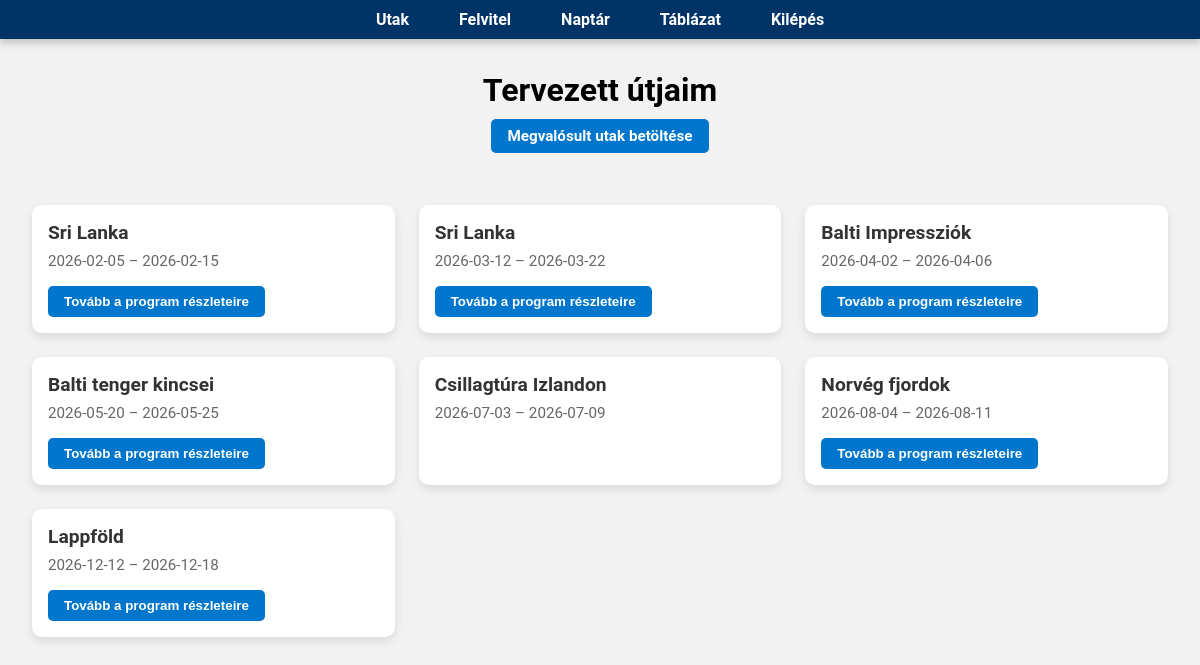
Page /trips.php on the committed database.
### tables this page shows
CREATE TABLE `reservations` (
  `id` int NOT NULL AUTO_INCREMENT,
  `user_id` int DEFAULT NULL,
  `destination` varchar(100) NOT NULL,
  `image` varchar(255) DEFAULT NULL,
  `notes` text,
  `start_date` date NOT NULL,
  `end_date` date NOT NULL,
  `days` int NOT NULL,
  `time_stamp` timestamp NOT NULL DEFAULT CURRENT_TIMESTAMP ON UPDATE CURRENT_TIMESTAMP,
  PRIMARY KEY (`id`),
  KEY `user_id` (`user_id`),
  CONSTRAINT `reservations_ibfk_1` FOREIGN KEY (`user_id`) REFERENCES `travelusers` (`id`)
);

### trips.php (the view, shortened to what this page needs)
<?php
$monthStart = date('Y-m-01');
$includePast = isset($_GET['prev']) && $_GET['prev'] == '1';
require 'connect.php';
if ($includePast) {
    $sql = "SELECT * FROM reservations
            ORDER BY start_date ASC";
} else {
    $sql = "SELECT * FROM reservations
            WHERE end_date >= '{$monthStart}'
            ORDER BY start_date ASC";
}
$result = $conn->query($sql);
$reservations = [];
if ($result && $result->num_rows > 0) {
    while ($row = $result->fetch_assoc()) {
        $reservations[] = $row;
    }
}
$self = htmlspecialchars($_SERVER['PHP_SELF'], ENT_QUOTES, 'UTF-8');
?>
<!DOCTYPE html>
<html lang="hu">
<head>
    <link rel="stylesheet" href="css/nav.css">
    <link rel="stylesheet" href="css/trips.css">
</head>
<body>
<?php include 'nav.php'; ?>
<h1 style="text-align:center; margin-top: 2rem;">Tervezett útjaim</h1>
<div class="toolbar">
    <a href="<?= $self ?>?prev=1" class="btn">
        Megvalósult utak betöltése
    </a>
</div>
<div class="container">
    <?php if (empty($reservations)): ?>
        <p style="text-align:center; margin-top:2rem;">Jelenleg nincs megjeleníthető út a választott időszakban.</p>
    <?php else: ?>
        <?php foreach ($reservations as $trip): ?>
            <div class="card">
                <div class="card-content">
                    <div class="trip-title"><?= htmlspecialchars($trip['destination']) ?></div>
                    <div class="trip-date">
                        <?= htmlspecialchars($trip['start_date']) ?> – <?= htmlspecialchars($trip['end_date']) ?>
                    </div>
                    <?php if (!empty($trip['notes'])): ?>
                        <a href="<?= htmlspecialchars($trip['notes']) ?>" target="_blank" rel="noopener">
                            <button class="details-button">Tovább a program részleteire</button>
                        </a>
                    <?php endif; ?>
                </div>
            </div>
        <?php endforeach; ?>
    <?php endif; ?>
</div>
</body>
</html>

### css/nav.css (style rules this page uses)
* { margin:0; padding:0 }

### css/trips.css (style rules this page uses)
body { font-family: Roboto, sans-serif; margin: 0; padding: 0; background-color: #f2f2f2; }
.container { max-width: 1200px; margin: auto; padding: 2rem; display: grid; grid-template-columns: repeat(auto-fit, minmax(300px, 1fr)); gap: 1.5rem; }
.details-button { margin-top: 1rem; padding: 0.5rem 1rem; background-color: #0077cc; color: white; border: none; border-radius: 5px; cursor: pointer; font-weight: bold; transition: background-color 0.3s ease; }
.toolbar { margin: 10px auto 20px; display: flex; gap: 10px; flex-wrap: wrap; justify-content: center; }
.btn, .btn-outline { padding: 0.5rem 1rem; border-radius: 5px; text-decoration: none; font-weight: 600; font-size: 0.95rem; }
.btn { background-color: #0077cc; color: #fff; }
.card { background-color: white; border-radius: 10px; overflow: hidden; box-shadow: 0 4px 10px rgba(0,0,0,0.1); transition: transform 0.3s; }
.card-content { padding: 1rem; }
.trip-title { font-size: 1.2rem; font-weight: bold; margin-bottom: 0.5rem; color: #333; }
.trip-date { font-size: 0.95rem; color: #666; }

### rows in the picture
reservations: destination "Sri Lanka", start_date "2026-02-05", end_date "2026-02-15"
reservations: destination "Sri Lanka", start_date "2026-03-12", end_date "2026-03-22"
reservations: destination "Balti Impressziók", start_date "2026-04-02", end_date "2026-04-06"
reservations: destination "Balti tenger kincsei", start_date "2026-05-20", end_date "2026-05-25"
reservations: destination "Csillagtúra Izlandon", start_date "2026-07-03", end_date "2026-07-09"
reservations: destination "Norvég fjordok", start_date "2026-08-04", end_date "2026-08-11"
reservations: destination "Lappföld", start_date "2026-12-12", end_date "2026-12-18"
